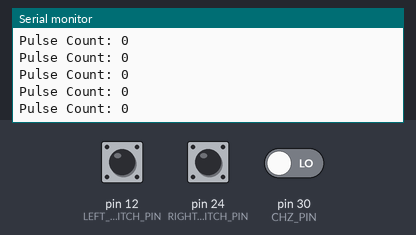
Bench run of a sketch on a simulated Arduino Mega 2560, built with avr-gcc and run on an emulated ATmega2560. Shown: the last lines printed to the serial monitor. The test bench sets the inputs (shaded band); at power-on: pin 12 (LEFT_SWITCH_PIN) HIGH, pin 24 (RIGHT_SWITCH_PIN) HIGH, pin 30 (CHZ_PIN) LOW.

Above: at 1.2 s.
1.3 s: pin 12 (LEFT_SWITCH_PIN) pulled LOW for 0.15 s
At 1.61 s:
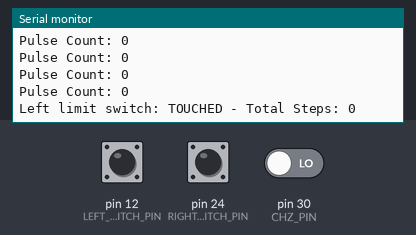
3.1 s: pin 24 (RIGHT_SWITCH_PIN) pulled LOW for 0.15 s
At 3.42 s:
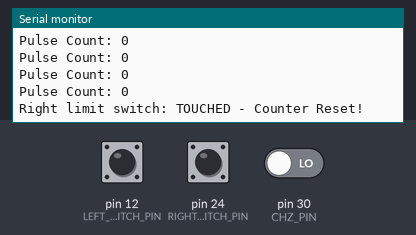
4.9 s: pin 30 (CHZ_PIN) driven HIGH
At 4.92 s:
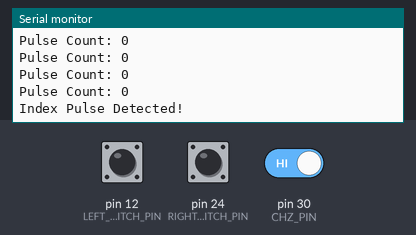

Measured:
- after the input at 1.3 s, the serial monitor: prints a new line after 0.31 s (image 1)
- after the input at 3.1 s, the serial monitor: prints a new line after 0.31 s (image 2)
- after the input at 4.9 s, the serial monitor: prints a new line at once (image 3)

The sketch:

test.ino
```cpp
#include <ezButton.h>

// Enkoder Pinleri
#define CHA_PIN 28
#define CHB_PIN 25
#define CHZ_PIN 30

// Limit Switch Pinleri
#define RIGHT_SWITCH_PIN 24
#define LEFT_SWITCH_PIN 12

// Enkoder değişkenleri
volatile long pulseCount = 0;
int lastStateCHA;
int currentStateCHA;
int currentStateCHB;

// Limit switch nesneleri
ezButton rightSwitch(RIGHT_SWITCH_PIN);
ezButton leftSwitch(LEFT_SWITCH_PIN);

void setup() {
  Serial.begin(500000);

  pinMode(CHA_PIN, INPUT);
  pinMode(CHB_PIN, INPUT);
  pinMode(CHZ_PIN, INPUT);

  rightSwitch.setDebounceTime(50);
  leftSwitch.setDebounceTime(50);

  attachInterrupt(digitalPinToInterrupt(CHA_PIN), encoderISR, CHANGE);
}

void loop() {
  rightSwitch.loop();
  leftSwitch.loop();

  // Enkoder verisini oku ve yazdır
  Serial.print("Pulse Count: ");
  Serial.println(pulseCount);

  // Index pulse kontrolü
  if (digitalRead(CHZ_PIN) == HIGH) {
    Serial.println("Index Pulse Detected!");
  }

  // Limit switchleri kontrol et
  checkLimitSwitches();

  delay(100);
}

// Interrupt Service Routine (ISR) - Enkoder okuma
void encoderISR() {
  currentStateCHA = digitalRead(CHA_PIN);
  currentStateCHB = digitalRead(CHB_PIN);

  if (currentStateCHA == currentStateCHB) {
    pulseCount++;
  } else {
    pulseCount--;
  }
}

// Limit switchlerin durum değişikliğini kontrol eden fonksiyon
void checkLimitSwitches() {
  if (rightSwitch.isReleased()) {
    Serial.println("Right limit switch: TOUCHED - Counter Reset!");
    pulseCount = 0;
  }

  if (leftSwitch.isReleased()) {
    Serial.print("Left limit switch: TOUCHED - Total Steps: ");
    Serial.println(pulseCount);
  }
}
```
